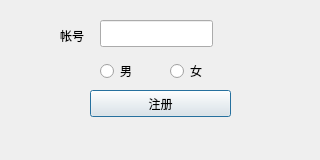
<?xml version="1.0" encoding="UTF-8"?>
<ui version="4.0">
 <class>RegisterPage</class>
 <widget class="QDialog" name="RegisterPage">
  <property name="geometry">
   <rect>
    <x>0</x>
    <y>0</y>
    <width>320</width>
    <height>160</height>
   </rect>
  </property>
  <property name="windowTitle">
   <string>Dialog</string>
  </property>
  <widget class="QLineEdit" name="registerEdit">
   <property name="geometry">
    <rect>
     <x>100</x>
     <y>20</y>
     <width>113</width>
     <height>27</height>
    </rect>
   </property>
   <property name="styleSheet">
    <string notr="true">font: 16pt &quot;AR PL UKai CN&quot;;</string>
   </property>
   <property name="alignment">
    <set>Qt::AlignCenter</set>
   </property>
  </widget>
  <widget class="QPushButton" name="pushButton">
   <property name="geometry">
    <rect>
     <x>90</x>
     <y>90</y>
     <width>141</width>
     <height>27</height>
    </rect>
   </property>
   <property name="text">
    <string>注册</string>
   </property>
  </widget>
  <widget class="QRadioButton" name="radioButton">
   <property name="geometry">
    <rect>
     <x>100</x>
     <y>60</y>
     <width>51</width>
     <height>22</height>
    </rect>
   </property>
   <property name="text">
    <string>男</string>
   </property>
  </widget>
  <widget class="QRadioButton" name="radioButton_2">
   <property name="geometry">
    <rect>
     <x>170</x>
     <y>60</y>
     <width>51</width>
     <height>22</height>
    </rect>
   </property>
   <property name="text">
    <string>女</string>
   </property>
  </widget>
  <widget class="QLabel" name="label">
   <property name="geometry">
    <rect>
     <x>60</x>
     <y>20</y>
     <width>31</width>
     <height>31</height>
    </rect>
   </property>
   <property name="text">
    <string>帐号</string>
   </property>
  </widget>
 </widget>
 <resources/>
 <connections/>
</ui>
